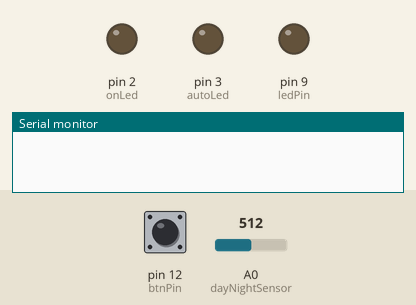
This sketch was run on a simulated Arduino Uno, built with avr-gcc and run on an emulated ATmega328P. On the bench: output pins drawn as LEDs (lit = HIGH), the last lines printed to the serial monitor. Inputs (shaded band) come from the test bench; at power-on: pin 12 (btnPin) LOW, A0 (dayNightSensor) = 512.

Above: at 1.2 s.
1.3 s: pin 12 (btnPin) pulled HIGH for 0.15 s
At 2.0 s:
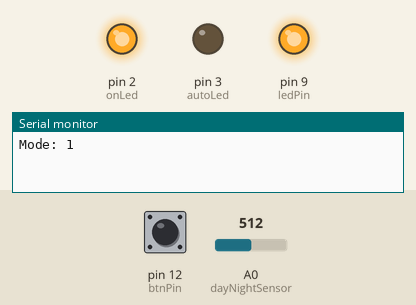
2.9 s: pin 12 (btnPin) pulled HIGH for 1 s
At 3.2 s:
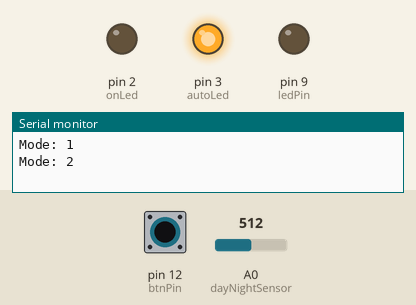
5.4 s: A0 (dayNightSensor) set to 7
11.2 s: A0 (dayNightSensor) set to 4
At 16.1 s:
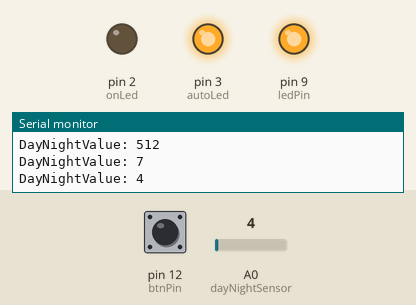
16.5 s: A0 (dayNightSensor) set to 122
At 21.1 s:
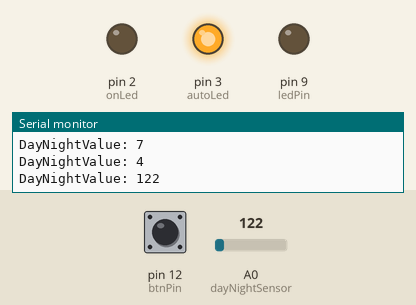
21.5 s: A0 (dayNightSensor) set to 0
At 26.1 s:
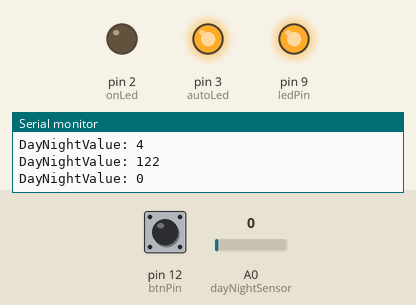
Timing chart, 0 to 27.5 s (numbered marks = the images above; inputs shaded):
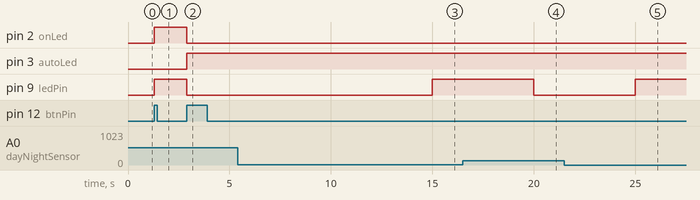

Measured:
- the behaviour switches between 6 and 5 on A0 (dayNightSensor) (found by bisection; images 2 and 3)
- after the input at 1.3 s, pin 2 (onLed), pin 9 (ledPin): LOW → HIGH at once
- after the input at 2.9 s, pin 2 (onLed), pin 9 (ledPin): HIGH → LOW at once; pin 3 (autoLed): LOW → HIGH at once
- after the input at 11.2 s, pin 9 (ledPin): LOW → HIGH after 3.8 s
- after the input at 16.5 s, pin 9 (ledPin): HIGH → LOW after 3.5 s
- after the input at 21.5 s, pin 9 (ledPin): LOW → HIGH after 3.5 s

The sketch:

DayNightSwitch.ino
```cpp
const int dayNightSensor = A0;
const int ledPin = 9;
const int btnPin = 12;
const int onLed = 2;
const int autoLed = 3;

const int nightThreshold = 5;

int isDay = 1;
unsigned long last5000Millis = 0;
int fiveSecTimer = 0;
int lastDayNightValue = 0;
int mode = 0;
int btnLastState = 0;

void setup(){
  Serial.begin(9600);
  pinMode(ledPin, OUTPUT);
  pinMode(onLed, OUTPUT);
  pinMode(autoLed, OUTPUT);
  pinMode(btnPin, INPUT);
  last5000Millis = millis();
  lastDayNightValue = analogRead(dayNightSensor);
}

void loop(){
  set5SecTimer();

  if(fiveSecTimer){
    fiveSecTimer = 0;
    do5SecTimer();
  }

  checkButtonPress();

  switchPin9();
}

void set5SecTimer(){
  if(millis() - last5000Millis >= 5000){
    last5000Millis = millis();
    fiveSecTimer = 1;
  }
}

void do5SecTimer(){
  checkDayNight();
}

void checkDayNight(){
  int sensorValue = analogRead(dayNightSensor);
  Serial.println("DayNightValue: " + (String)sensorValue);
  if(sensorValue <= nightThreshold){
    isDay = 0;
  }else{
    isDay = 1;
  }
  lastDayNightValue = analogRead(dayNightSensor);
}

void switchPin9(){
  if(mode == 0){
    digitalWrite(ledPin, LOW);
    digitalWrite(autoLed, LOW);
    digitalWrite(onLed, LOW);
  }
  if(mode == 1){
    digitalWrite(ledPin, HIGH);
    digitalWrite(autoLed, LOW);
    digitalWrite(onLed, HIGH);
  }
  if(mode == 2){
    digitalWrite(autoLed, HIGH);
    digitalWrite(onLed, LOW);
    if(!isDay){
      digitalWrite(ledPin, HIGH);
    }else{
      digitalWrite(ledPin, LOW);
    }
  }
}

void checkButtonPress(){
  int curVal = digitalRead(btnPin);
  if(btnLastState != curVal){
    if(curVal == HIGH){
      if(mode < 2){
        mode++;
      }else{
        mode = 0;
      }
      Serial.println("Mode: " + (String)mode);
    }
    btnLastState = curVal;
  }
}
```
